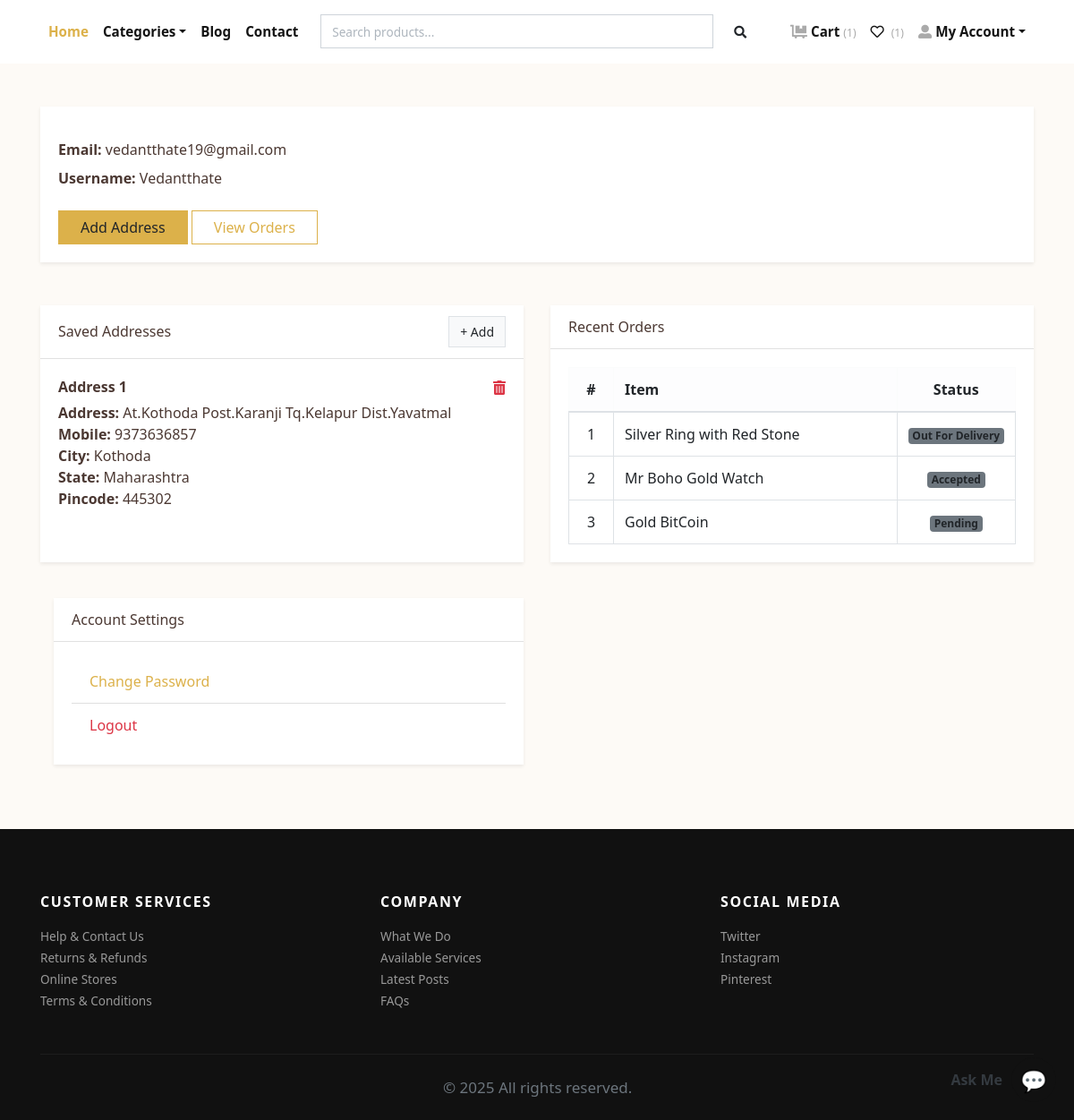
Page /accounts/profile/ (signed in) on the committed database.
### store/models.py (models this page shows, shortened)
class Address(models.Model):
    user = models.ForeignKey(User, verbose_name="User", on_delete=models.CASCADE)
    address = models.TextField(default="")
    user_phone_number = models.CharField(max_length=10,default="")
    city = models.CharField(max_length=100,default="")
    state = models.CharField(max_length=100,default="")
    pincode = models.CharField(max_length=10,default="")

class Order(models.Model):
    PAYMENT_METHODS = [
        ('COD', 'Cash on Delivery'),
        ('Online', 'Online Payment'),
    ]
    user = models.ForeignKey(User, verbose_name="User", on_delete=models.CASCADE)
    address = models.ForeignKey(Address, verbose_name="Shipping Address", on_delete=models.CASCADE)
    product = models.ForeignKey(Product, verbose_name="Product", on_delete=models.CASCADE, blank=True, null=True)
    quantity = models.PositiveIntegerField(verbose_name="Quantity", blank=True, null=True)
    amount = models.DecimalField(max_digits=10, decimal_places=2, verbose_name="Total Amount",default=0)
    shipping_charge = models.DecimalField(max_digits=10, decimal_places=2, default=99.00)
    ordered_date = models.DateTimeField(auto_now_add=True, verbose_name="Ordered Date")
    razorpay_order_id = models.CharField(max_length=100,null=True,blank=True)
    razorpay_payment_id = models.CharField(max_length=100,null=True,blank=True)
    razorepay_payment_signature = models.CharField(max_length=100,null=True,blank=True)
    payment_method = models.CharField(max_length=10, choices=PAYMENT_METHODS, default='COD')  # New field
    payment_status = models.CharField(max_length=20, default='Pending')  # Optional field
    tracking_uid = models.CharField(max_length=100, unique=True, blank=True, null=True)
    estimated_delivery = models.DateTimeField(null=True, blank=True)
    updated_at = models.DateTimeField(auto_now=True)
    coupon = models.ForeignKey('Coupon', on_delete=models.SET_NULL, null=True, blank=True)
    discount_amount = models.DecimalField(max_digits=10, decimal_places=2, null=True, blank=True)
    final_amount = models.DecimalField(max_digits=10, decimal_places=2, null=True, blank=True)
    status = models.CharField(
        choices=STATUS_CHOICES,
        max_length=50,
        default="Pending"
        )

class Product(models.Model):
    title = models.CharField(max_length=150, verbose_name="Product Title")
    slug = models.SlugField(max_length=160, verbose_name="Product Slug")
    sku = models.CharField(max_length=255, unique=True, verbose_name="Unique Product ID (SKU)")
    short_description = models.TextField(verbose_name="Short Description")
    detail_description = models.TextField(blank=True, null=True, verbose_name="Detail Description")
    product_image = models.ImageField(upload_to='product', blank=True, null=True, verbose_name="Product Image")
    price = models.DecimalField(max_digits=8, decimal_places=2)
    category = models.ForeignKey(Category, verbose_name="Product Categoy", on_delete=models.CASCADE)
    is_active = models.BooleanField(verbose_name="Is Active?")
    is_featured = models.BooleanField(verbose_name="Is Featured?")
    created_at = models.DateTimeField(auto_now_add=True, verbose_name="Created Date")
    updated_at = models.DateTimeField(auto_now=True, verbose_name="Updated Date")
    class Meta:
        verbose_name_plural = 'Products'
        ordering = ('-created_at', )

### store/views.py (the view)
# urls.py: path('accounts/profile/', views.profile, name="profile"),
@login_required
def profile(request):
    addresses = Address.objects.filter(user=request.user)
    orders = Order.objects.filter(user=request.user)
    return render(request, 'account/profile.html', {'addresses':addresses, 'orders':orders})

### store/context_preprocessors.py (called while the page is built)
def store_menu(request):
    categories = Category.objects.filter(is_active=True)
    context = {
        'categories_menu': categories,
    }
    return context

def cart_menu(request):
    if request.user.is_authenticated:
        cart_items= Cart.objects.filter(user=request.user)
        context = {
            'cart_items': cart_items,
        }
    else:
        context = {}
    return context

### templates/account/profile.html (shortened to what this page needs)
{% extends 'base.html' %}
{% load static %}
{% block content %}
<div class="container py-5">
  <div class="card border-0 shadow-sm mb-5">
    <div class="card-body">
      <p class="mb-2"><strong>Email:</strong> {{ request.user.email }}</p>
      <p class="mb-4"><strong>Username:</strong> {{ request.user.username }}</p>
      <a href="{% url 'store:add-address' %}" class="btn btn-primary me-2">Add Address</a>
      <a href="{% url 'store:orders' %}" class="btn btn-outline-primary">View Orders</a>
    </div>
  </div>
  <div class="row mb-3">
    <div class="col-lg-6 mb-4">
      <div class="card border-0 shadow-sm h-100">
        <div class="card-header bg-white fw-semibold d-flex justify-content-between align-items-center">
          <span>Saved Addresses</span>
          <a href="{% url 'store:add-address' %}" class="btn btn-sm btn-light border">+ Add</a>
        </div>
        <div class="card-body">
          {% if addresses %}
            {% for address in addresses %}
              <div class="mb-4">
                <div class="d-flex justify-content-between align-items-center mb-1">
                  <h6 class="mb-0">Address {{ forloop.counter }}</h6>
                  <a href="{% url 'store:remove-address' address.id %}" class="text-danger">
                    <i class="fas fa-trash-alt"></i>
                  </a>
                </div>
                <div>
                  <div><strong>Address:</strong> {{ address.address }}</div>
                  <div><strong>Mobile:</strong> {{ address.user_phone_number }}</div>
                  <div><strong>City:</strong> {{ address.city }}</div>
                  <div><strong>State:</strong> {{ address.state }}</div>
                  <div><strong>Pincode:</strong> {{ address.pincode }}</div>
                </div>
              </div>
            {% endfor %}
          {% else %}
            <p class="text-muted">No address added yet.</p>
          {% endif %}
        </div>
      </div>
    </div>
    <div class="col-lg-6 mb-4">
      <div class="card border-0 shadow-sm h-100">
        <div class="card-header bg-white fw-semibold">Recent Orders</div>
        <div class="card-body">
          {% if orders %}
            <div class="table-responsive">
              <table class="table table-bordered align-middle mb-0">
                <thead class="table-light">
                  <tr>
                    <th class="text-center" style="width: 50px;">#</th>
                    <th>Item</th>
                    <th class="text-center" style="width: 120px;">Status</th>
                  </tr>
                </thead>
                <tbody>
                  {% for order in orders %}
                    <tr>
                      <td class="text-center">{{ forloop.counter }}</td>
                      <td>{{ order.product.title }}</td>
                      <td class="text-center">
                        <span class="badge bg-secondary">{{ order.status }}</span>
                      </td>
                    </tr>
                  {% endfor %}
                </tbody>
              </table>
            </div>
          {% else %}
            <p class="text-muted mb-0">You haven't placed any orders yet.</p>
          {% endif %}
        </div>
      </div>
    </div>
  </div>
  <div class="col-lg-6 mb-4">
    <div class="card border-0 shadow-sm mb-4">
      <div class="card-header bg-white fw-semibold">Account Settings</div>
      <div class="card-body">
        <ul class="list-group list-group-flush">
          <li class="list-group-item">
            <a href="{% url 'store:password-change' %}" class="text-decoration-none">Change Password</a>
          </li>
          <li class="list-group-item">
            <a class="text-decoration-none text-danger" href="#" onclick="document.getElementById('logout-form').submit();">Logout</a>
          </li>
        </ul>
      </div>
    </div>
  </div>
</div>
{% endblock content %}

### templates/navbar.html (shortened to what this page needs)
{% load static %}
<header class="header bg-white">
  <div class="container px-0 px-lg-3">
    <nav class="navbar navbar-expand-lg navbar-light py-3 px-lg-0 fixed-top">
      <div class="collapse navbar-collapse" id="navbarSupportedContent">
        <ul class="navbar-nav mr-auto">
          <li class="nav-item">
            <a class="nav-link active" href="{% url 'store:home' %}">Home</a>
          </li>
          <li class="nav-item dropdown">
            <a class="nav-link dropdown-toggle" id="pagesDropdown" href="#" data-toggle="dropdown" aria-haspopup="true"
              aria-expanded="false">Categories</a>
          </li>
          <li class="nav-item">
            <a class="nav-link" href="{% url 'store:blog_list' %}">Blog</a>
          </li>
          <li class="nav-item">
            <a class="nav-link" href="{% url 'store:contact' %}">Contact</a>
          </li>
        </ul>
        <div class="d-flex align-items-center">
          <form method="GET" action="{% url 'store:search' %}" class="form-inline d-none d-lg-block" style="width:500px;">
            <div class="input-group">
              <input type="text" name="q" class="form-control" placeholder="Search products..." aria-label="Search" required>
              <div class="input-group-append">
                <button class="btn" type="submit" style="border: none; background-color: transparent;">
                  <i class="fas fa-search fa-sm"></i>
                </button>
              </div>
            </div>
          </form>
        </div>
        <ul class="navbar-nav ml-auto">
          {% if request.user.is_authenticated %}
          <li class="nav-item">
            <a class="nav-link" href="{% url 'store:cart' %}">
              <i class="fas fa-dolly-flatbed mr-1 text-gray"></i>Cart
              <small class="text-gray">({{ cart_items.count }})</small>
            </a>
          </li>
          <li class="nav-item">
            <a class="nav-link" href="{% url 'store:wishlist' %}">
              <i class="far fa-heart mr-1"></i>
              <small class="text-gray">({{ user.wishlist_set.count }})</small>
            </a>
          </li>
          <li class="nav-item dropdown">
            <a class="nav-link dropdown-toggle" id="userDropdown" href="#" data-toggle="dropdown" aria-haspopup="true"
              aria-expanded="false"><i class="fas fa-user-alt mr-1 text-gray"></i>My Account</a>
          </li>
          {% else %}
          <li class="nav-item"><a class="nav-link" href="{% url 'store:login' %}">Login</a></li>
          <li class="nav-item"><a class="nav-link" href="{% url 'store:register' %}">Create Account</a></li>
          {% endif %}
        </ul>
      </div>
    </nav>
  </div>
</header>

### jewelryshop/static/css/style.default.css (style rules this page uses)
.text-gray { color: #aaa !important; }
strong { font-weight: 700; }
.navbar { position: relative; }
.border { border: 1px solid #dee2e6 !important; }
.navbar { padding: 0.5rem 1rem; }
.navbar-light .navbar-nav .nav-link { color: rgba(17, 17, 17, 0.99); font-weight: 800; font-size: 0.95rem; transition: all 0.3s; }
.navbar-light .navbar-nav .show > .nav-link, .navbar-light .navbar-nav .active > .nav-link, .navbar-light .navbar-nav .nav-link.show, .navbar-light .navbar-nav .nav-link.active { color: #dcb14a; }
.btn { font-weight: 400; border: 1px solid transparent; font-family: inherit; padding: 0.375rem 1.5rem; font-size: 1rem; line-height: 1.5; border-radius: 0; transition: color 0.15s ease-in-out, background-color 0.15s ease-in-out, border-color 0.15s ease-in-out, box-shadow 0.15s ease-in-out; }
.btn-primary { color: #212529; background-color: #dcb14a; border-color: #dcb14a; }
.btn-light { color: #212529; background-color: #f8f9fa; border-color: #f8f9fa; }
.btn-outline-primary { color: #dcb14a; background-color: transparent; background-image: none; border-color: #dcb14a; }
.btn-sm { padding: 0.375rem 0.75rem; font-size: 0.875rem; line-height: 1.5; border-radius: 0; }
body { font-family: "Libre Franklin", sans-serif; font-size: 1rem; font-weight: 400; line-height: 1.5; color: #111111; background-color: #fff; }
a { color: #dcb14a; text-decoration: none; }
h1, h2, h3, h4, h5, h6, .h1, .h2, .h3, .h4, .h5, .h6 { margin-bottom: 0.5rem; font-family: inherit; font-weight: 900; line-height: 1.2; color: inherit; }
h6, .h6 { font-size: 1rem; }
small, .small { font-size: 80%; font-weight: 400; }
.bg-secondary { background-color: #6c757d !important; }
.text-danger { color: #dc3545 !important; }
.shadow-sm { box-shadow: 0 0.125rem 0.25rem rgba(17, 17, 17, 0.075) !important; }
.form-control { padding: 0.375rem 0.75rem; font-size: 1rem; line-height: 1.5; color: #495057; background-color: #fff; border: 1px solid #ced4da; border-radius: 0; transition: border-color 0.15s ease-in-out, box-shadow 0.15s ease-in-out; }
.form-control::placeholder { color: #adb5bd; font-size: 0.85rem; font-weight: 400; }
.nav-link { padding: 0.5rem 1rem; }
.card { background-color: #fff; border: 1px solid rgba(17, 17, 17, 0.125); border-radius: 0; }
.card-body { padding: 1.25rem; }
.card-header { padding: 0.75rem 1.25rem; background-color: rgba(17, 17, 17, 0.03); border-bottom: 1px solid rgba(17, 17, 17, 0.125); }
.card-header:first-child { border-radius: calc(0 - 1px) calc(0 - 1px) 0 0; }

### jewelryshop/static/css/styleorder.css (style rules this page uses)
.table-responsive { overflow-x: auto; overflow-y: auto; max-height: 600px; white-space: nowrap; }

### jewelryshop/static/css/stylecontact.css (style rules this page uses)
body { font-family: 'Segoe UI', sans-serif; background-color: #fdfaf6; color: #4b3832; }

### jewelryshop/static/css/styleblog.css (style rules this page uses)
body { background-color: #fdfaf6; color: #4b3832; font-family: 'Segoe UI', sans-serif; }

### rows in the picture
Address: address "At.Kothoda Post.Karanji Tq.Kelapur Dist.Yavatmal", user_phone_number "9373636857", city "Kothoda", state "Maharashtra", pincode "445302"
Order: product "Silver Ring with Red Stone", status "Out For Delivery"
Order: product "Mr Boho Gold Watch", status "Accepted"
Order: product "Gold BitCoin", status "Pending"

### other values in the picture
{{ cart_items.count }} "1"
{{ user.wishlist_set.count }} "1"
{{ request.user.email }} "vedantthate19@gmail.com"
{{ request.user.username }} "Vedantthate"
